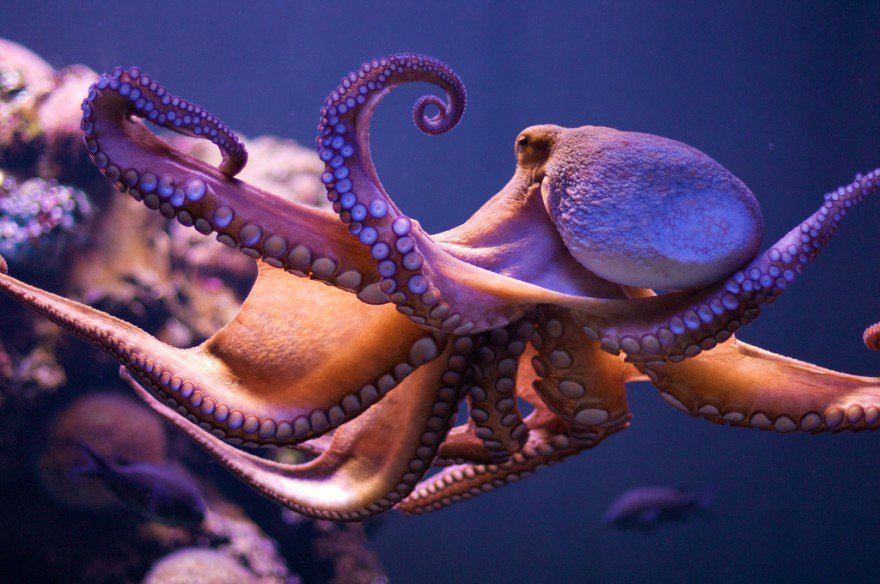
#> input picture images/00dc9380ee.jpg, 880 x 584 px, found by its file name; its folder holds only this picture in this run
$ jupyter execute --allow-errors custom_model.ipynb   (older library calls are emulated)
#> lines starting #> are read from the running program, lines starting #| are printed output that depends on the picture
#> further down, image is the input picture: shape (584, 880, 3); mean R, G, B 79.6, 60.4, 98.3
We are go to extract feature from query image and all the image in the base.

we will calculate entropy, roberts, sobel, gabor and average value of all pixal.

Feature from every image in the input folder are captured in a hdf5 file.

[cell 1]
import numpy as np
import os
from skimage.transform import resize
from skimage import io, img_as_ubyte
import h5py
from skimage.filters import roberts, sobel
from skimage.color import rgb2lab, rgb2gray
import cv2
from skimage.filters.rank import entropy
from skimage.morphology import disk
import os
import matplotlib.pyplot as plt
import matplotlib.image as mpimg

[cell 2]
def extract_features(image):
    #extracts color features
    lab_image = rgb2lab(image)
#> lab_image: shape (584, 880, 3) float64; mean of channels 0, 1, 2 28.9, 19.3, -18.5
    A_image = lab_image[:,:,1]
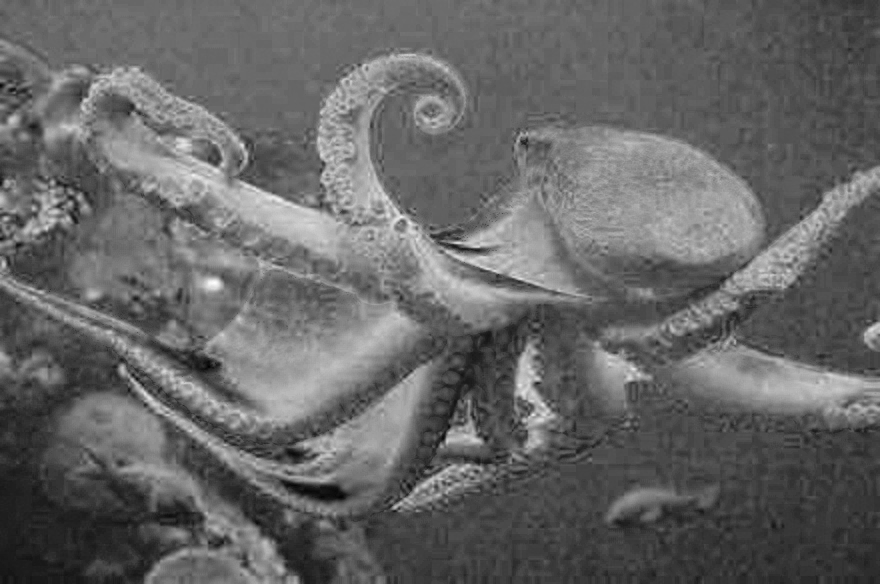
#> A_image: shape (584, 880) float64; min -4.26, max 54.57, mean 19.3; drawn with min black and max white
    A_feat = A_image.mean()
#> A_feat = 19.34
    B_image = lab_image[:,:,2]
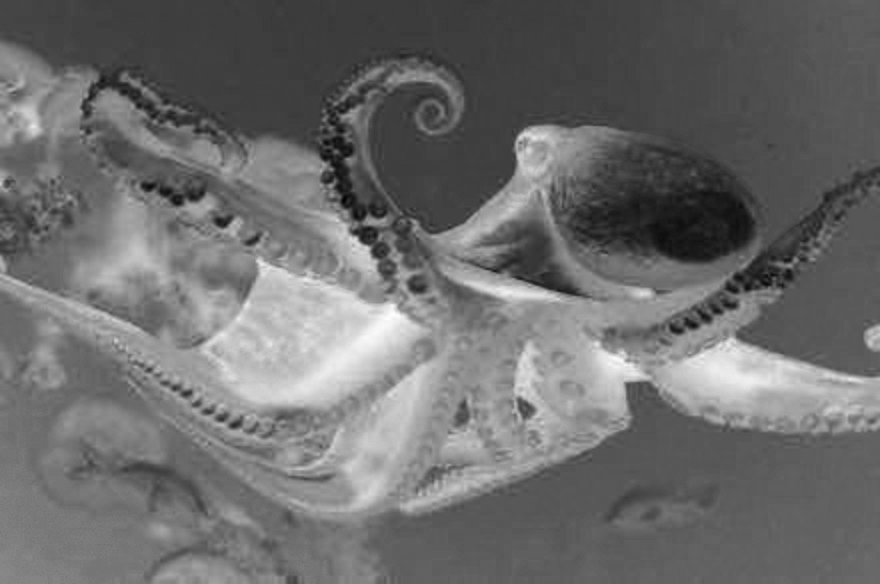
#> B_image: shape (584, 880) float64; min -73.37, max 54.58, mean -18.5; drawn with min black and max white
    B_feat = B_image.mean()
#> B_feat = -18.47

    #extracts textural features on the gray image
    gray_image = rgb2gray(image)
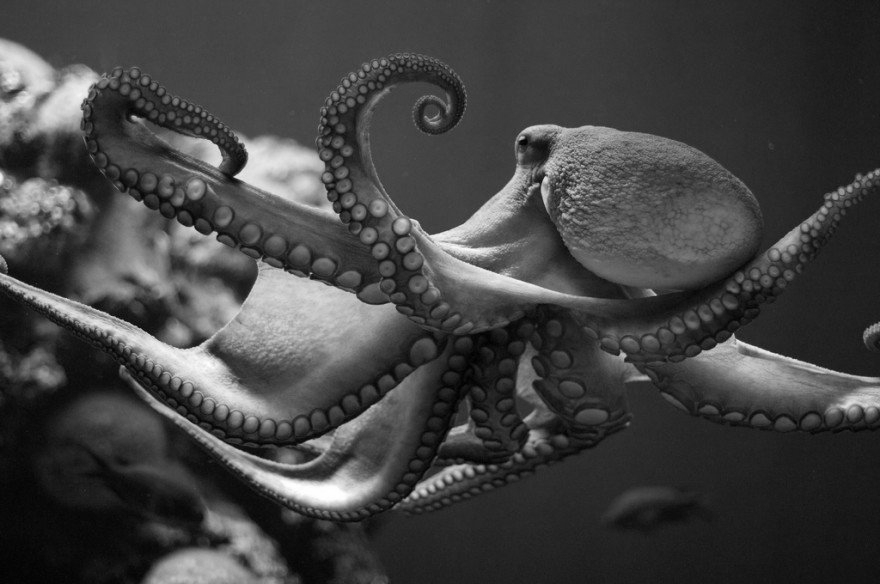
#> gray_image: shape (584, 880) float64; min 0.0039, max 1, mean 0.263
    gray_image = resize(gray_image, (256,256))
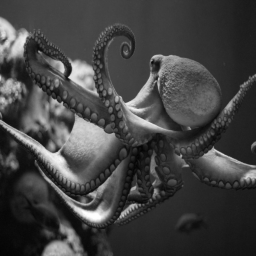
#> gray_image: shape (256, 256) float64; min 0.0148, max 0.998, mean 0.263
    gray_image = img_as_ubyte(gray_image)

    #entropy
    entropy_image = entropy(gray_image, disk(3))
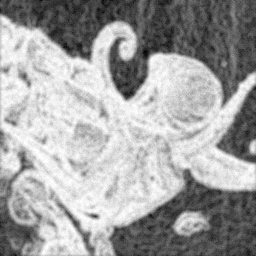
#> entropy_image: shape (256, 256) float64; min 0.579, max 4.86, mean 3.3; drawn with min black and max white
    entropy_mean = entropy_image.mean()
#> entropy_mean = 3.3
    entropy_std = entropy_image.std()
#> entropy_std = 1.19
    roberts_image = roberts(gray_image)
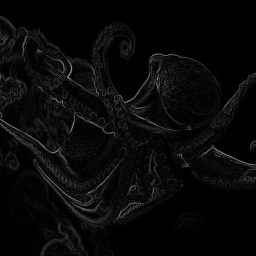
#> roberts_image: shape (256, 256) float64; min 0, max 0.548, mean 0.0364
    robert_mean = roberts_image.mean()
#> robert_mean = 0.0364
    sobel_image = sobel(gray_image)
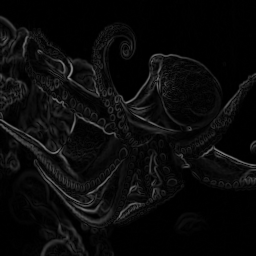
#> sobel_image: shape (256, 256) float64; min 0, max 0.54, mean 0.043
    sobel_mean = sobel_image.mean()
#> sobel_mean = 0.043

    #Gabor1
    kernel1 = cv2.getGaborKernel((9, 9), 3, np.pi/4, np.pi, 0.5, 0, ktype=cv2.CV_32F)
    gabor1 = (cv2.filter2D(gray_image, cv2.CV_8UC3, kernel1)).mean()
#> gabor1 = 45.37

    #Gabor 2
    kernel2 = cv2.getGaborKernel((9, 9), 3, np.pi/2, np.pi/4, 0.9, 0, ktype=cv2.CV_32F)
    gabor2 = (cv2.filter2D(gray_image, cv2.CV_8UC3, kernel2)).mean()
#> gabor2 = 160.1

    #Gabor 3
    kernel3 = cv2.getGaborKernel((9, 9), 5, np.pi/2, np.pi/2, 0.1, 0, ktype=cv2.CV_32F)
    gabor3 = (cv2.filter2D(gray_image, cv2.CV_8UC3, kernel3)).mean()
#> gabor3 = 0.00253
    custom_features = np.array([A_feat, B_feat, entropy_mean, entropy_std, robert_mean, sobel_mean, gabor1, gabor2, gabor3])
#> custom_features = [19.34, -18.47, 3.3, 1.19, 0.0364, 0.043, 45.37, 160.1, 0.00253]

    return custom_features

if __name__ == "__main__":
    path = "/Users/sudipkhadka/Desktop/mlop/semantic_search/images/"

    feats = []
    names = []

    for img in os.listdir(path):
        print("Extracting features from image: ", img)
        #image = io.imread(path+img)
        image = io.imread(os.path.join(path, img))

        X = extract_features(image)
#> X has the same summary as custom_features in extract_features
        feats.append(X)
        names.append(img)
    feats = np.array(feats)
    feature_file = "CustomFeatures.h5"
    print("Saving features to h5 file")

    h5f = h5py.File(feature_file, "w")
    h5f.create_dataset('dataset_1', data = feats)
    h5f.create_dataset('dataset_2', data = np.string_(names))
    h5f.close()

$ run again, on images/0a928b34b5.jpg
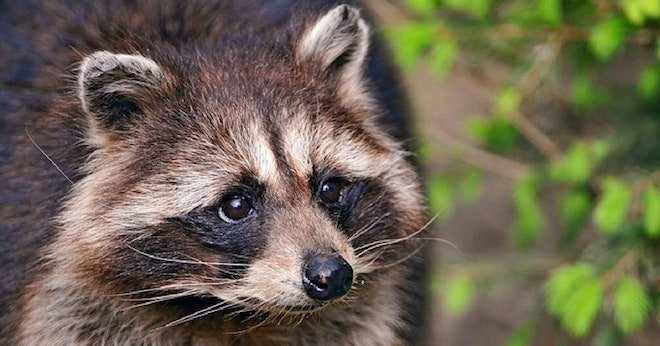
#> input picture images/0a928b34b5.jpg, 660 x 346 px, found by its file name
#> image is the input picture: shape (346, 660, 3); mean R, G, B 107.5, 100.7, 81.9
#> lab_image: shape (346, 660, 3) float64; mean of channels 0, 1, 2 42.3, -0.1, 11.2
#> A_feat = -0.0663
#> B_feat = 11.18
#> in extract_features, `entropy_image = entropy(gray_image, disk(3))`:
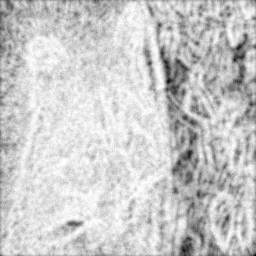
#> entropy_image: shape (256, 256) float64; min 1.24, max 4.86, mean 4.12; drawn with min black and max white
#> entropy_mean = 4.12
#> entropy_std = 0.509
#> robert_mean = 0.0518
#> in extract_features, `sobel_image = sobel(gray_image)`:
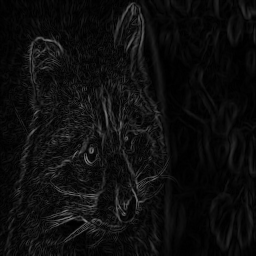
#> sobel_image: shape (256, 256) float64; min 0, max 0.51, mean 0.0548
#> sobel_mean = 0.0548
#> gabor1 = 68.72
#> gabor2 = 218.9
#> gabor3 = 0.297
#> custom_features = [-0.0663, 11.18, 4.12, 0.509, 0.0518, 0.0548, 68.72, 218.9, 0.297]
#> X has the same summary as custom_features in extract_features

$ run again, on images/0a92fdd559.jpg
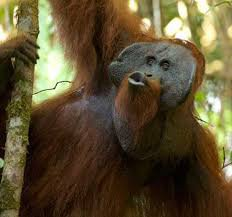
#> input picture images/0a92fdd559.jpg, 232 x 217 px, found by its file name
#> image is the input picture: shape (217, 232, 3); mean R, G, B 92.5, 79.2, 50.2
#> lab_image: shape (217, 232, 3) float64; mean of channels 0, 1, 2 33.1, 2, 18.2
#> A_feat = 2
#> B_feat = 18.25
#> in extract_features, `entropy_image = entropy(gray_image, disk(3))`:
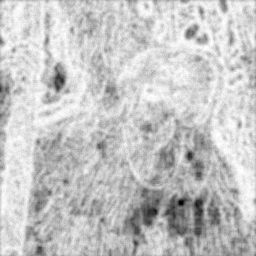
#> entropy_image: shape (256, 256) float64; min 0, max 4.86, mean 3.77; drawn with min black and max white
#> entropy_mean = 3.77
#> entropy_std = 0.672
#> in extract_features, `roberts_image = roberts(gray_image)`:
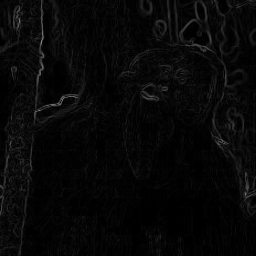
#> roberts_image: shape (256, 256) float64; min 0, max 0.556, mean 0.0311
#> robert_mean = 0.0311
#> sobel_mean = 0.0374
#> gabor1 = 51.38
#> gabor2 = 161.7
#> gabor3 = 0
#> custom_features = [2, 18.25, 3.77, 0.672, 0.0311, 0.0374, 51.38, 161.7, 0]
#> X has the same summary as custom_features in extract_features

$ run again, on images/0adeed6415.jpg
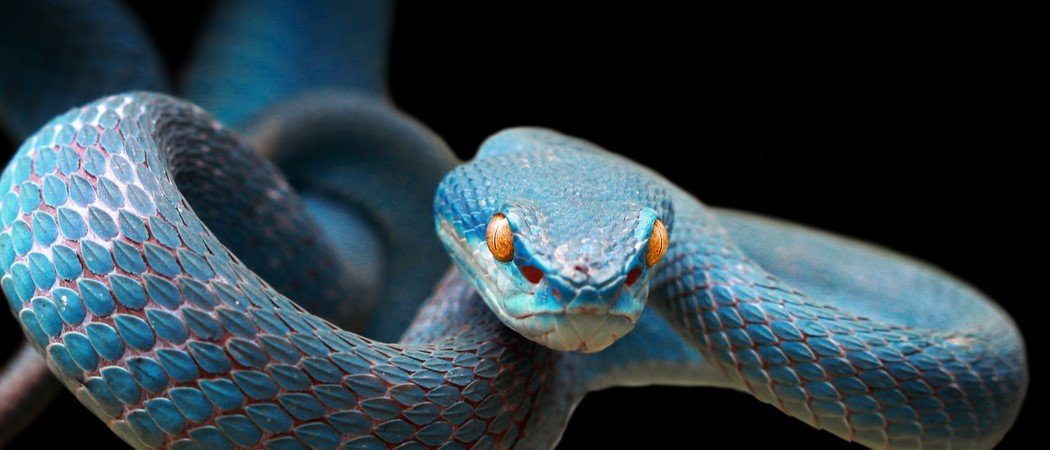
#> input picture images/0adeed6415.jpg, 1050 x 450 px, found by its file name
#> image is the input picture: shape (450, 1050, 3); mean R, G, B 47.9, 64.1, 72.7
#> lab_image: shape (450, 1050, 3) float64; mean of channels 0, 1, 2 25.7, -2.7, -6.4
#> A_feat = -2.74
#> B_feat = -6.4
#> entropy_mean = 2.75
#> entropy_std = 1.88
#> robert_mean = 0.0338
#> in extract_features, `sobel_image = sobel(gray_image)`:
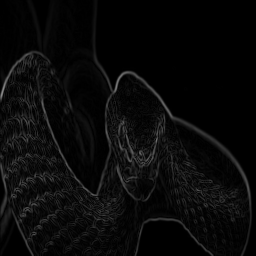
#> sobel_image: shape (256, 256) float64; min 0, max 0.534, mean 0.0374
#> sobel_mean = 0.0374
#> gabor1 = 40.18
#> gabor2 = 127.9
#> gabor3 = 0.0072
#> custom_features = [-2.74, -6.4, 2.75, 1.88, 0.0338, 0.0374, 40.18, 127.9, 0.0072]
#> X has the same summary as custom_features in extract_features
